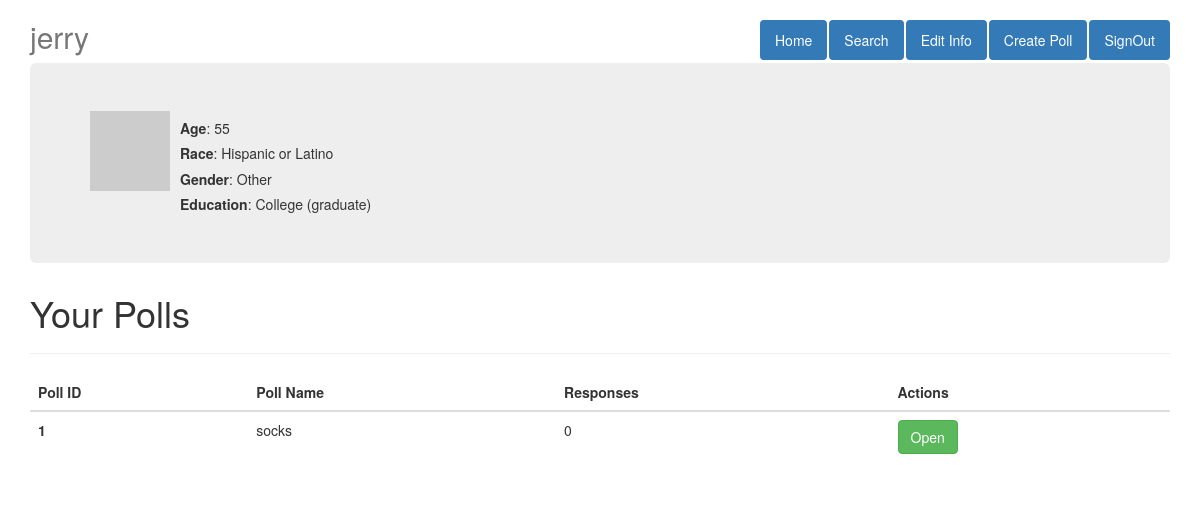
The page /user/jerry (signed in) on the database its author committed.
### app/models/table_declaration.py (models this page shows, shortened)
class User(db.Model):
    __tablename__ = 'users'
    user_id = db.Column(db.Integer,Sequence('user_id_seq'), primary_key=True)
    user_name = db.Column(db.String(20), unique=True)
    user_email = db.Column(db.String(50), unique=True)
    user_pword = db.Column(db.String(80))
    user_age = db.Column(db.Integer)
    user_race = db.Column(db.String)
    user_gender = db.Column(db.String)
    user_edu = db.Column(db.String)
    def avatar(self, size):
        return 'http://www.gravatar.com/avatar/%s?d=mm&s=%d' % (md5(self.user_email.encode('utf-8')).hexdigest(), size)
    @property
    def is_authenticated(self):
        return True

class Poll(db.Model):
    __tablename__= 'polls'
    poll_id = db.Column(db.Integer, primary_key=True)
    poll_title = db.Column(db.String(50))
    poll_user_id = db.Column(db.Integer, ForeignKey('users.user_id'))
    poll_questions = db.relationship('Question', backref='q', lazy='dynamic')
    poll_responses = db.relationship('PollResponse', backref='r', lazy='dynamic')

### app/views.py (the view)
@app.route('/user/<user_name>', methods=['POST','GET'])
@login_required
def user(user_name):
    user = user_query(user_name, 1)
    polls = get_polls_by_user(user.user_id)
    return render_template('user.html', user=user, polls=list(polls))

### app/models/poll_whisperer.py (called while the page is built)
def get_polls_by_user(user_id):
    polls = db.session.query(Poll).filter_by(poll_user_id=user_id).all()
    db.session.close()
    return polls

### app/models/user_whisperer.py (called while the page is built)
def user_query(data, opt=0):
    q = None
    if opt is 0: q = db.session.query(User).filter_by(user_id=data).first()
    elif opt is 1: q = db.session.query(User).filter_by(user_name=data).first()
    elif opt is 2: q = db.session.query(User).filter_by(user_email=data).first()
    elif opt is 3: q = db.session.query(User).filter_by(user_pword=data).first()
    db.session.close()
    return q

### app/views.py (called while the page is built)
@lm.user_loader
def load_user(user_id):
    return User.query.get(int(user_id))

@app.before_request
def before_request():
    g.user = current_user

### app/templates/user.html (shortened to what this page needs)
<!DOCTYPE html>
<html lang="en">
<head>
    <link href="https://maxcdn.bootstrapcdn.com/bootstrap/3.3.7/css/bootstrap.min.css" rel="stylesheet">
    <link href="http://getbootstrap.com/examples/jumbotron-narrow/jumbotron-narrow.css" rel="stylesheet">
</head>
<body>
    <div class="container">
        <div class="header">
            <nav>
                <ul class="nav nav-pills pull-right">
                    <li role="presentation" class="active"><a href="{{url_for('user',user_name=g.user.user_name)}}">Home</a>
                    </li>
                    <li role="presentation" class="active"><a href="{{url_for('search')}}">Search</a>
                    </li>
                    <li role="presentation" class="active"><a href="{{url_for('edit',user_name=g.user.user_name)}}">Edit Info</a>
                    </li>
                    <li role="presentation" class="active"><a href="{{url_for('showCreatePoll')}}">Create Poll</a>
                    </li>
                    <li role="presentation" class="active"><a href="{{url_for('signOut')}}">SignOut</a>
                    </li>
                </ul>
            </nav>
            <h2 class="text-muted">  {{user.user_name}}</h2>
        </div>
        <div style="height: 200px;" class="jumbotron">
            <div style="float:left;">
                <img src="{{user.avatar(128)}}">
            </div>
            <div style="float: left; margin-left: 10px;">
                <h5> <b>Age</b>: {{ user.user_age }}</h5>
                <h5> <b>Race</b>: {{ user.user_race }}</h5>
                <h5> <b>Gender</b>: {{ user.user_gender }}</h5>
                <h5> <b>Education</b>: {{ user.user_edu }}</h5>
            </div>
        </div>
        <div id="poll_results">
          <h1>Your Polls</h1>
          <hr>
          <table class="table">
					<thead>
						<tr>
							<th scope="col">Poll ID</th>
							<th scope="col">Poll Name</th>
							<th scope="col">Responses</th>
							<th scope="col">Actions</th>
						</tr>
					</thead>
					<tbody>
						{% for poll in polls %}
						<tr>
							<th scope="row">{{poll.poll_id}}</th>
							<td>{{poll.poll_title}}</td>
							<td>0</td>
							<td>
         	 			<button class="btn btn-success" onclick="window.location.href='/poll/{{poll.poll_id}}'">Open</button>
							</td>
						</tr>
						{% endfor %}
					</tbody>
					</table>
        </div>
    </div>
</body>
</html>

### rows shown on the page
User: user_name "jerry", user_age "55", user_race "Hispanic or Latino", user_gender "Other", user_edu "College (graduate)"
Poll: poll_id "1", poll_title "socks"
